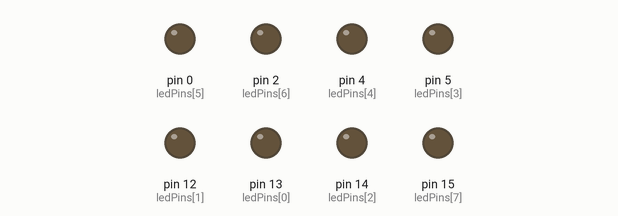
Simulated run of this sketch. Board: Arduino Uno, built with avr-gcc and run on an emulated ATmega328P. Shown: output pins drawn as LEDs (lit = HIGH).

Above: at 0.05 s.
At 0.55 s:
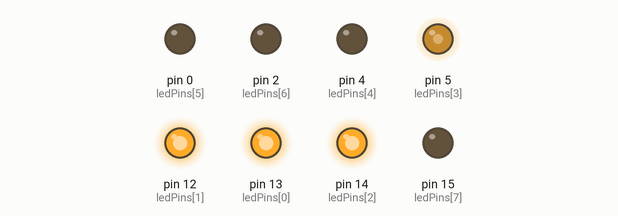
At 1.3 s:
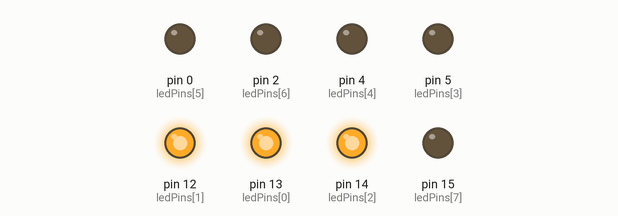
Timing chart, 0 to 4.6 s (numbered marks = the images above):
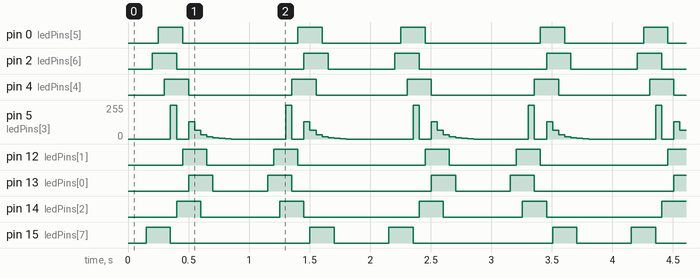

The sketch:

Sketch_04.2_FlowingLight2.ino
```cpp
/**********************************************************************
  Filename    : FlowingLight2
  Description : More cool flowing light.
  Auther      : www.freenove.com
  Modification: 2022/05/10
**********************************************************************/
const byte ledPins[] = {13, 12, 14, 5, 4, 0, 2, 15};    //define led pins
const int dutys[] = {0, 0, 0, 0, 0, 0, 0, 0, 0, 0,
                     1023, 512, 256, 128, 64, 32, 16, 8, 4, 2,
                     0, 0, 0, 0, 0, 0, 0, 0, 0, 0
                    };      //define the pwm dutys
int ledCounts;              //led counts
int delayTimes = 50;        //flowing speed ,the smaller, the faster
void setup() {
  ledCounts = sizeof(ledPins);    //get the led counts
}

void loop() {
  for (int i = 0; i < 20; i++) {        //flowing one side to other side
    for (int j = 0; j < ledCounts; j++) {
      analogWrite(ledPins[j], dutys[i + j]);
    }
    delay(delayTimes);
  }
  for (int i = 0; i < 20; i++) {        //flowing one side to other side
    for (int j = ledCounts - 1; j > -1; j--) {
      analogWrite(ledPins[j], dutys[i + (ledCounts - 1 - j)]);
    }
    delay(delayTimes);
  }
}
```

Measured:
- by itself, pin 0 (ledPins[5]): repeats every 2.0 s: LOW 0.95 s, HIGH 0.20 s, LOW 0.65 s, HIGH 0.20 s
- by itself, pin 2 (ledPins[6]): repeats every 2.0 s: LOW 1.1 s, HIGH 0.20 s, LOW 0.55 s, HIGH 0.20 s
- by itself, pin 4 (ledPins[4]): alternates HIGH for 0.20 s and LOW for 0.85 s
- by itself, pin 12 (ledPins[1]): repeats every 2.0 s: LOW 0.55 s, HIGH 0.20 s, LOW 1.1 s, HIGH 0.20 s
- by itself, pin 13 (ledPins[0]): repeats every 2.0 s: LOW 0.45 s, HIGH 0.20 s, LOW 1.2 s, HIGH 0.20 s
- by itself, pin 14 (ledPins[2]): repeats every 2.0 s: LOW 0.65 s, HIGH 0.20 s, LOW 0.95 s, HIGH 0.20 s
- by itself, pin 15 (ledPins[7]): repeats every 2.0 s: LOW 1.2 s, HIGH 0.20 s, LOW 0.45 s, HIGH 0.20 s
